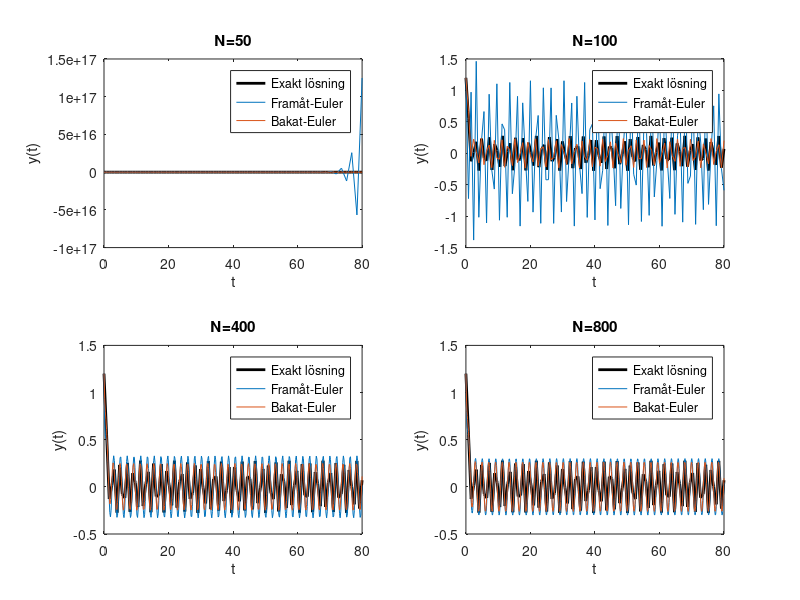
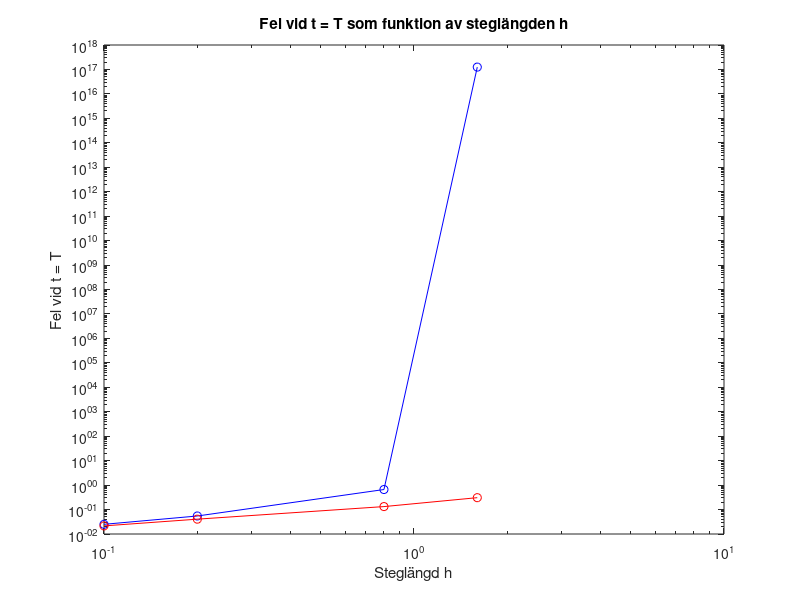

Write MATLAB code to recreate these figures, in order.
clear
% Definiera funktionen och exakt lösning
f = @(t,y) sin(3*t) - 2*y;
y_exact = @(t) (93/65)*exp(-2*t) - (3/13)*cos(3*t) + (2/13)*sin(3*t);

% Startvärden
T = 80;
Y0 = 1.2;
n_values = [50,100,400,800];

figure;
subIdx = 1;
t_list = linspace(0, T); 


 errorsFE = zeros(length(n_values),1);
 errorsBE = zeros(length(n_values),1);

 h_values = zeros(length(n_values),1);

% Loop över olika n-värden
for j = 1:length(n_values)
    N = n_values(j);
    h = T/N; % Steglängd
    h_values(j) = h; % sparar h
    Y = Y0; % Återställ Y till startvärde för varje N
    t = 0; % Återställ t till startvärde

    % Skapa vektorer
    yVecFE = zeros(N+1, 1); 
    yVecBE = zeros(N+1, 1);
    tVec = linspace(0, T, N+1)';
    yVecFE(1) = Y0;
    yVecBE(1) = Y0;


    % Eulers metod frammåt
    for i = 1:N
        Y = Y + h * f(t, Y); 
        yVecFE(i+1) = Y; 
        t = t + h; 
    end

    Y = Y0; % Återställ Y till startvärde för varje N
    t = 0; % Återställ t till startvärde

    %Eulers metod bakåt
    for i = 1:N
        t_next = t + h; 
        % Implicit formel för Y
        Y = (Y + h * sin(3*t_next)) / (1 + 2*h);
        yVecBE(i+1) = Y; 
        t = t_next; 
    end
   
    
    % Beräkna felet vid t = T och sparar i en vecktor
    errorsFE(j) = abs(y_exact(T) - yVecFE(end));
    errorsBE(j) = abs(y_exact(T) - yVecBE(end));
    

    % plottar alla 4 N med den exakta lösningen
    subplot(2, 2, subIdx);
    plot(t_list, y_exact(t_list), 'k-', 'LineWidth', 2); % exakt lösning
    hold on;
    % Plot Euler-lösningar
    plot(tVec, yVecFE,'DisplayName', sprintf('N=%d', N));
    plot(tVec, yVecBE,'DisplayName', sprintf('N=%d', N));
    hold on;
    
    % Design
    title(sprintf('N=%d', N));
    xlabel('t');
    ylabel('y(t)');
    legend('Exakt lösning', 'Framåt-Euler', 'Bakat-Euler');
    subIdx = subIdx + 1;
end


%title('Euler-lösningar och exakt lösning');
%xlabel('t');
%ylabel('y(t)');
%legend ("show")
%hold off;

% Plottar felet för både framåt och bakåt
figure;
loglog(h_values, errorsFE, '-o','Color', 'b');
hold on;
loglog(h_values, errorsBE, '-o','Color', 'r');

% design
title('Fel vid t = T som funktion av steglängden h');
xlabel('Steglängd h');
ylabel('Fel vid t = T');



